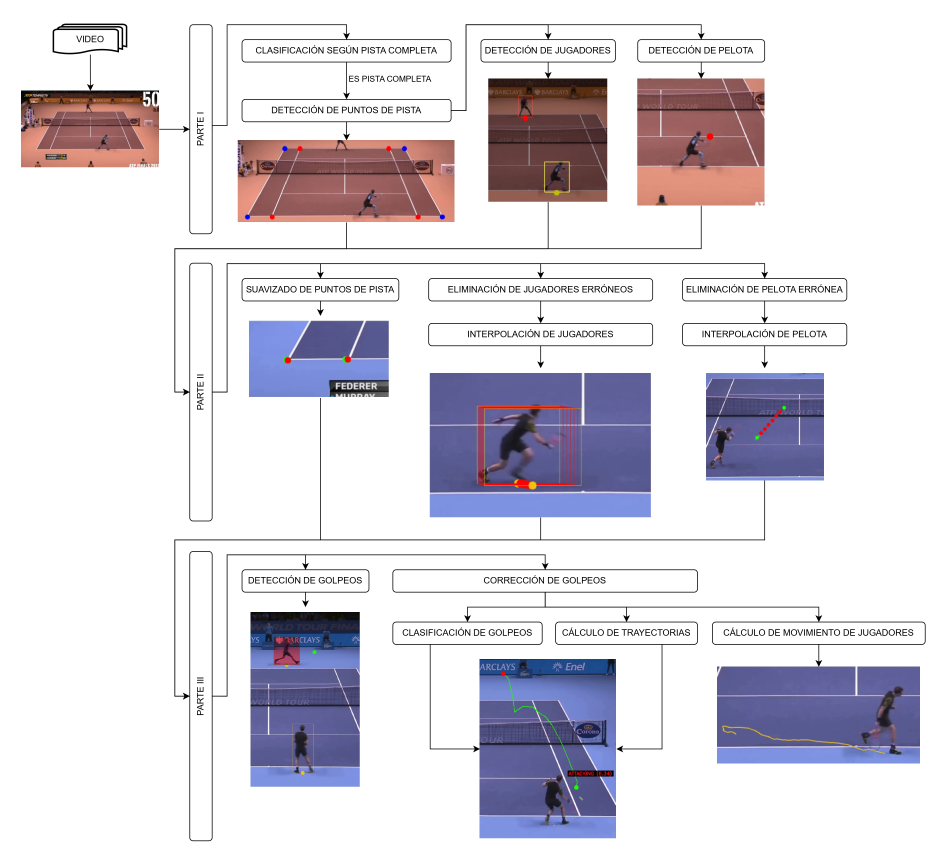
#> input picture TFG - Flujo.jpg, 3787 x 3446 px, given in place of 3.png, which was not available (shown at 1/4 size)
$ jupyter execute --allow-errors TFG.ipynb   (text cells are left out)
#> lines starting #> are read from the running program, lines starting #| are printed output that depends on the picture; after the words box and inside, x2 and y2 are one past the last pixel; in counts of white or black regions, pixels touching at a corner belong together; pictures that were not available may be replaced by others from this repository, and a replacement may not be noted
[cell 1]
import os
import sys
import cv2
import json
import math
import torch
import numpy as np
import argparse
import torchvision
import matplotlib.pyplot as plt
from typing import List, Tuple
from sklearn.cluster import KMeans
from sklearn.metrics import silhouette_score

[cell 2]
def get_slope(line):
    if line[0] == line[2]:
        return (line[1] - line[3]) / 1e-6
    else:
        return (line[1] - line[3]) / ((line[0] - line[2]))


def get_distance(p1, p2):
    return math.sqrt(pow(p1[0]-p2[0], 2) + pow(p1[1]-p2[1], 2))


def get_cut_point(line1, line2):
    x1, y1, x2, y2 = line1
    x3, y3, x4, y4 = line2

    m1 = get_slope(line1)
    m2 = get_slope(line2)
    if m1 == m2:
        return None

    x_interseccion = (m1 * x1 - y1 - m2 * x3 + y3) / (m1 - m2)
    y_interseccion = round(m1 * (x_interseccion - x1) + y1)
    x_interseccion = round(x_interseccion)

    if (x1 <= x_interseccion <= x2 or x2 <= x_interseccion <= x1) and \
       (x3 <= x_interseccion <= x4 or x4 <= x_interseccion <= x3) and \
       (y1 <= y_interseccion <= y2 or y2 <= y_interseccion <= y1) and \
       (y3 <= y_interseccion <= y4 or y4 <= y_interseccion <= y3):
        return (x_interseccion, y_interseccion)
    else:
        return None


def get_h_v_lines(lines: np.ndarray,
              min_vert_len: int = 70,
              min_horiz_len: int = 100,
              min_vert_slope: float = 1.5,
              max_horiz_slope: float = 0.01) -> Tuple[np.ndarray, np.ndarray]:
    horizontal_lines = []
    vertical_lines = []
    for line in lines:
        distance = np.sqrt((line[0] - line[2])**2 + (line[1] - line[3])**2)
        slope = get_slope(line)
        if distance > min_horiz_len and abs(slope) < max_horiz_slope:
            horizontal_lines.append(line)
        elif distance > min_vert_len and abs(slope) > min_vert_slope:
            vertical_lines.append(line)
    horizontal_lines = np.array(horizontal_lines)
    vertical_lines = np.array(vertical_lines)
    return horizontal_lines, vertical_lines


# [53 lines left out: functions are_overlaped, group_lines_by_overlap, not called in this run]


def unify_lines(lines):
    u_line = None
    for line in lines:
        if u_line is None:
            if line[1] > line[3]:
                u_line = line
            else:
                u_line = [line[2], line[3], line[0], line[1]]
        else:
            if line[1] > u_line[1]:
                u_line[0], u_line[1] = line[0], line[1]
            if line[3] > u_line[1]:
                u_line[0], u_line[1] = line[2], line[3]
            if line[1] < u_line[3]:
                u_line[2], u_line[3] = line[0], line[1]
            if line[3] < u_line[3]:
                u_line[2], u_line[3] = line[2], line[3]
    return u_line


def unify_lines_by_cuts(lines, grid_tam, n_cutting_lines=10, sensitivity=10):
    cutting_lines = []
    cutting_line_h = grid_tam[1] / (n_cutting_lines + 1)
    for i in range(1, n_cutting_lines + 1):
        cutting_lines.append([0, int(cutting_line_h * i), grid_tam[0], int(cutting_line_h * i)])

    to_unify_dict = {}
    for i in range(len(lines)):
        to_unify_dict[i] = lines[i]

    for cutting_line in cutting_lines:
        #print("Cutting line: " + str(cutting_line))
        for i in range(len(lines)):
            for j in range(i+1, len(lines)):
                line_i = to_unify_dict.get(i, None)
                line_j = to_unify_dict.get(j, None)
                if line_i is not None and line_j is not None:
                    #print("  Probando " + str(i) + "=" + str(line_i) + " | " + str(j) + "=" + str(line_j))
                    p1 = get_cut_point(line_i, cutting_line)
                    p2 = get_cut_point(line_j, cutting_line)
                    if p1 is not None and p2 is not None:
                        #print("    Distancia entre " + str(i) + " y " + str(j) + ": " + str(get_distance(p1, p2)))
                        if p1 is not None and p2 is not None and get_distance(p1, p2) < sensitivity:
                            #print("      Unificando " + str(i) + "=" + str(line_i) + " | " + str(j) + "=" + str(line_j) + " | " + str(get_distance(p1, p2)))
                            to_unify_dict[i] = unify_lines([line_i, line_j])
                            to_unify_dict[j] = None
                            #print("      Resultado: " + str(to_unify_dict[i]) + " | " + str(to_unify_dict[j]))

    unifyed_list = []
    for unifyed_line in to_unify_dict.values():
        if unifyed_line is not None:
            unifyed_list.append(list(unifyed_line))

    return unifyed_list


def reshape_square(square):
	return [square[0], square[3], square[2], square[1]]


def get_square_size(square):
    return abs((square[2] - square[0]) * (square[3] - square[1]))


def sort_boxes_by_size(boxes):
    return sorted(boxes, key=get_square_size, reverse=True)


def create_homography(points_src, points_dst):
	if isinstance(points_src, list):
		points_src = np.array(points_src, dtype=np.float32)
	if isinstance(points_dst, list):
		points_dst = np.array(points_dst, dtype=np.float32)
	h, _ = cv2.findHomography(points_src, points_dst)
	return h


def find_homography(homography, points, to_int=True):
	aux = np.array(points, dtype=np.float32).reshape(-1, 1, 2)
	np_type = np.int32 if to_int is True else np.float32
	return np.array(cv2.perspectiveTransform(aux, homography)[:, 0], dtype=np_type)


# [10 lines left out: functions get_foot_from_square, sort_boxes_by_y, not called in this run]

[cell 3]
def draw_lines(img, lines, color=[255, 0, 0], thickness=3):
    # If there are no lines to draw, exit.
    if lines is None:
        return
    # Make a copy of the original image.
    img = np.copy(img)
    # Create a blank image that matches the original in size.
    line_img = np.zeros(
        (
            img.shape[0],
            img.shape[1],
            3
        ),
        dtype=np.uint8,
    )
    # Loop over all lines and draw them on the blank image.
    for x1, y1, x2, y2 in lines:
        cv2.line(line_img, (x1, y1), (x2, y2), color, thickness)
    # Merge the image with the lines onto the original.
    img = cv2.addWeighted(img, 0.8, line_img, 1.0, 0.0)
    # Return the modified image.
    return img


# [9 lines left out: function draw_boxes, not called in this run]

[cell 4]
# [14 lines of commented-out code are left out]
img_path = "3.png"


img_original = cv2.imread(img_path)
#> img_original is the input picture: shape (3446, 3787, 3); mean B, G, R 223.7, 216.3, 219.7

import random
max_d = 20
red = [[411, 815], [221, 817]]
green = []
for p_red in red:
    for i in range(9):
        green.append([p_red[0] + random.randint(-max_d, max_d),
                      p_red[1] + random.randint(-max_d, max_d)])


plt.imshow(img_original)
# [4 lines of commented-out code are left out]

[cell 5]
img_gray = cv2.cvtColor(img_original, cv2.COLOR_BGR2GRAY)
img_gray = cv2.threshold(img_gray, 200, 255, cv2.THRESH_BINARY)[1]
#> img_gray: shape (3446, 3787); 76.4% white; 409 black regions (11 under 20 px), largest, box (x1, y1, x2, y2) and area: (637, 97, 3061, 937) 811438, (697, 1592, 3703, 3365) 777850, (1719, 1492, 2604, 1972) 419891

kernel = cv2.getStructuringElement(cv2.MORPH_CROSS, (3, 3))
img_gray = cv2.dilate(img_gray, kernel=kernel, iterations=2)
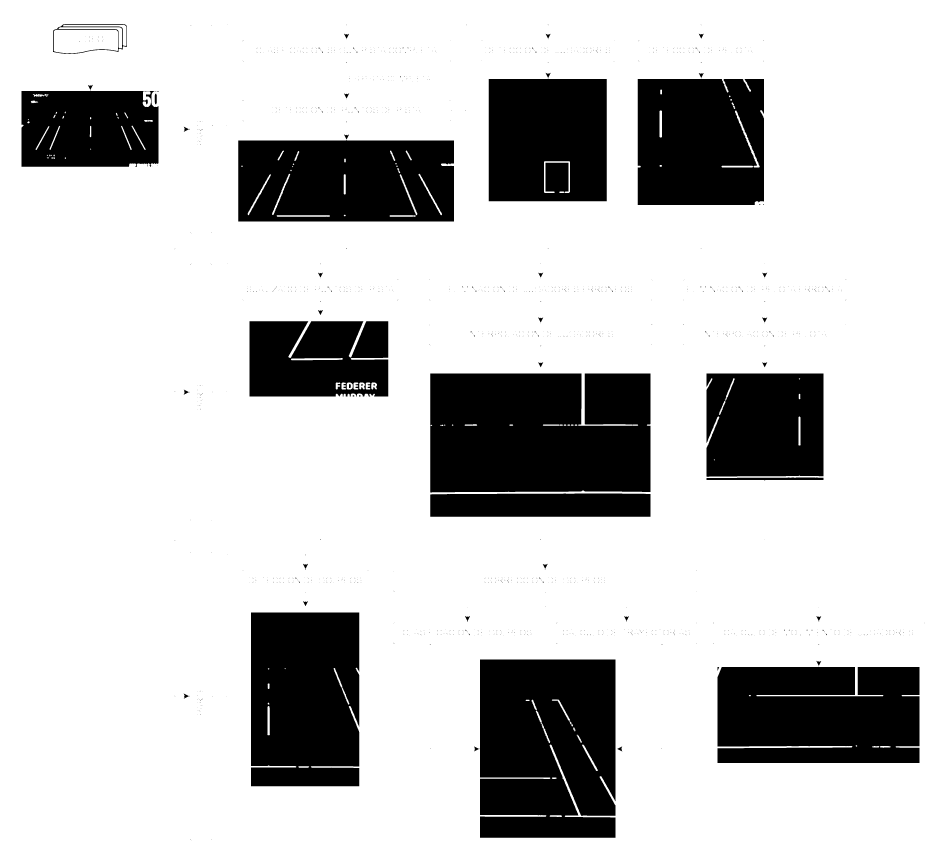
#> img_gray: shape (3446, 3787) (shown at 1/4 size); 79.1% white; 1767 black regions (1719 under 20 px), largest, box (x1, y1, x2, y2) and area: (1721, 1494, 2602, 1970) 411859, (1918, 2638, 2462, 3351) 374720, (2870, 2667, 3678, 3052) 301171


plt.imshow(img_gray)

[cell 6]
lines_hough = cv2.HoughLinesP(img_gray,
                              rho=1,
                              theta=np.pi / 180,
                              threshold=80,
                              minLineLength=img_original.shape[0] * 0.25,
                              maxLineGap=img_original.shape[0] * 0.03)
lines_hough = lines_hough.squeeze()

img_empty = np.full((img_original.shape[0], img_original.shape[1]), 0, dtype=np.uint8)

image_lines = draw_lines(img_original, lines_hough)
#> the loop in draw_lines, `for x1, y1, x2, y2 in lines:` made 4607 passes
#> (x1, y1, x2, y2) on passes 1 to 3: (0, 3235, 2550, 685), (0, 3232, 2550, 682), (8, 3445, 1720, 1733)
plt.imshow(image_lines)

[cell 7]
horizontal_lines, vertical_lines = get_h_v_lines(lines_hough)
#> the loop in get_h_v_lines, `for line in lines:` made 4607 passes
#> (line, distance, slope) on passes 1 to 3: ([0, 3235, 2550, 685], 3606.2, -1), ([0, 3232, 2550, 682], 3606.2, -1), ([8, 3445, 1720, 1733], 2421.1, -1)
#> after the loop in get_h_v_lines, `for line in lines:`: horizontal_lines = []; vertical_lines = 78 items, first 6: [2519, 3445, 3238, 1904], [0, 2957, 51, 0], [0, 2862, 49, 0], [0, 2774, 48, 0], [0, 2985, 261, 0], [0, 2662, 46, 0]
#> in get_h_v_lines, `horizontal_lines = np.array(horizontal_lines)`: horizontal_lines = empty array
#> in get_h_v_lines, `vertical_lines = np.array(vertical_lines)`: vertical_lines = 78 rows, first 6: [2519, 3445, 3238, 1904], [0, 2957, 51, 0], [0, 2862, 49, 0], [0, 2774, 48, 0], [0, 2985, 261, 0], [0, 2662, 46, 0]
#> horizontal_lines = empty array
image_lines = draw_lines(img_original, horizontal_lines)
#> call 2 of draw_lines, with lines = array of shape (0,), thickness = 3
#> in draw_lines (call 2), `img = cv2.addWeighted(img, 0.8, line_img, 1.0, 0.0)`:
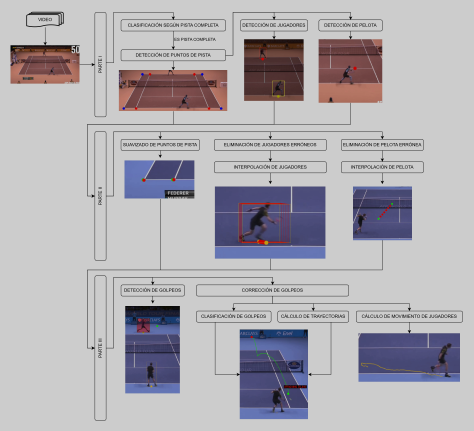
#> img: shape (3446, 3787, 3) (shown at 1/8 size); mean B, G, R 178.9, 173.1, 175.8
image_lines = draw_lines(image_lines, vertical_lines, color=[255, 255, 0])
#> call 3 of draw_lines, with lines = array of shape (78, 4), thickness = 3
#> the loop in draw_lines (call 3), `for x1, y1, x2, y2 in lines:` made 78 passes
#> in draw_lines (call 3), `img = cv2.addWeighted(img, 0.8, line_img, 1.0, 0.0)`:
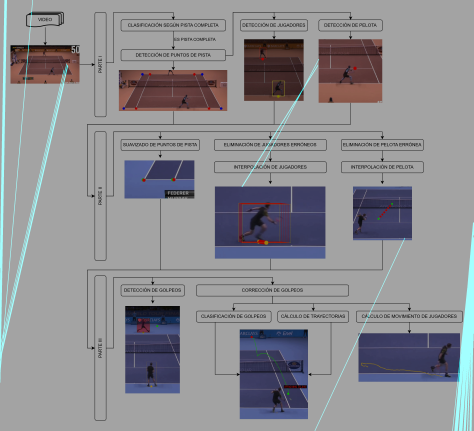
#> img: shape (3446, 3787, 3) (shown at 1/8 size); mean B, G, R 144.8, 140.1, 140.5


plt.imshow(image_lines)

[cell 8]
groups_by_cuts = unify_lines_by_cuts(vertical_lines, [img_original.shape[1], img_original.shape[0]])
#> the loop in unify_lines_by_cuts, `for i in range(len(lines)):` made 78 passes
#> after the loop in unify_lines_by_cuts, `for i in range(len(lines)):`: to_unify_dict = 78 items
#> the loop in unify_lines_by_cuts, `for unifyed_line in to_unify_dict.values():` made 78 passes
#> unifyed_line on passes 1 to 8: [2519, 3445, 3238, 1904], [0, 3059, 51, 0], None, None, [0, 2985, 261, 0], None, None, None
#> after the loop in unify_lines_by_cuts, `for unifyed_line in to_unify_dict.values():`: unifyed_list = 12 items, first 6: [2519, 3445, 3238, 1904], [0, 3059, 51, 0], [0, 2985, 261, 0], [1, 2818, 533, 510], [0, 2777, 511, 560], [3681, 3445, 3785, 1900]
#> groups_by_cuts has the same summary as unifyed_list in unify_lines_by_cuts

court_lines = []
for line in groups_by_cuts:
    court_lines.append(line)
#> this loop made 12 passes
#> after the loop, court_lines has the same summary as unifyed_list in unify_lines_by_cuts


image_lines = draw_lines(img_original, court_lines)
#> call 4 of draw_lines, with thickness = 3
#> the loop in draw_lines (call 4), `for x1, y1, x2, y2 in lines:` made 12 passes
#> after the loop in draw_lines (call 4), `for x1, y1, x2, y2 in lines:`:
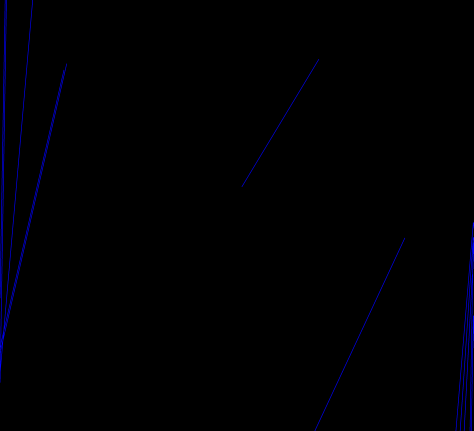
#> line_img: shape (3446, 3787, 3) (shown at 1/8 size); mean of channels 0, 1, 2 2.2, 0, 0; drawn as B, G, R
plt.imshow(image_lines)

[cell 9]
sorted_court_lines = sorted(court_lines, key=lambda line: line[0])
#> sorted_court_lines = 12 items, first 6: [0, 3059, 51, 0], [0, 2985, 261, 0], [0, 2777, 511, 560], [0, 2383, 41, 0], [1, 2818, 533, 510], [1935, 1493, 2550, 474]
court_points_singles = [sorted_court_lines[1][:2], sorted_court_lines[-2][:2],
                        sorted_court_lines[-2][2:], sorted_court_lines[1][2:]]
#> court_points_singles = [[0, 2985], [3760, 3445], [3785, 1941], [261, 0]]
court_points_doubles = [sorted_court_lines[0][:2], sorted_court_lines[-1][:2],
                        sorted_court_lines[-1][2:], sorted_court_lines[0][2:]]
#> court_points_doubles = [[0, 3059], [3770, 3445], [3786, 2526], [51, 0]]

print(court_points_singles)
#| [[0, 2985], [3760, 3445], [3785, 1941], [261, 0]]
print(court_points_doubles)
#| [[0, 3059], [3770, 3445], [3786, 2526], [51, 0]]

plt.imshow(img_original)
for p in court_points_singles:
    plt.scatter(p[0], p[1], c='r')
#> this loop made 4 passes
for p in court_points_doubles:
    plt.scatter(p[0], p[1], c='b')
#> this loop made 4 passes
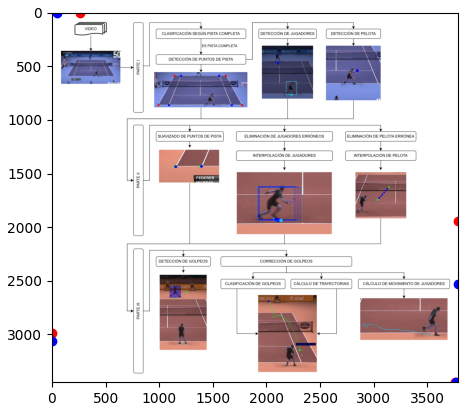
#> figure drawn by matplotlib, 1 panel; B, G, R data is drawn as R, G, B

[cell 10]
topview_points_singles = np.array([[5.37, 30.97], [13.6, 30.97], [13.6, 8], [5.37, 8]], dtype=np.float32)
topview_points_doubles = np.array([[4, 30.97], [14.97, 30.97], [14.97, 8], [4, 8]], dtype=np.float32)

h_to_topview = create_homography(court_points_singles, topview_points_singles)
#> in create_homography, `points_src = np.array(points_src, dtype=np.float32)`: points_src = [[0, 2985], [3760, 3445], [3785, 1941], [261, 0]]
#> in create_homography, `h, _ = cv2.findHomography(points_src, points_dst)`: h = [[0.000317, 0.000131, 5.09], [-0.00525, 0.00755, 9.08], [-0.000141, 6.89e-06, 1]]
#> h_to_topview has the same summary as h in create_homography
h_to_court = create_homography(topview_points_singles, court_points_singles)
#> h_to_court = [[2429.9, -31.06, -12086.9], [1290.6, 335.3, -9612.7], [0.333, -0.00668, 1]]

[cell 11]
mask_topview_points = np.array([[4, 19.885], [14.97, 19.885], # middle points
                                [18.97, 0], [0, 0],
                                [0, 36]], dtype=np.float32).reshape(-1, 1, 2) # top points
mask_courtview_points = np.array(cv2.perspectiveTransform(mask_topview_points, h_to_court)[:, 0], dtype=np.int32)
#> mask_courtview_points = [[-1357, 1008], [4047, 2799], [4650, 2033], [-12086, -9612], [-17383, 3235]]
"""
mask_top_points = np.array([[0, mask_courtview_points[0][1]],
                            mask_courtview_points[0], [mask_courtview_points[3][0], mask_courtview_points[3][1]/2],
                            [mask_courtview_points[2][0], mask_courtview_points[2][1]/2], mask_courtview_points[1],
                            [img_original.shape[1], mask_courtview_points[1][1]], [img_original.shape[1], 0], [0, 0]], dtype=np.int32)
"""
mask_top_points = np.array([[0, mask_courtview_points[4][1]],
                            mask_courtview_points[0], [mask_courtview_points[3][0], mask_courtview_points[3][1]/2],
                            [mask_courtview_points[2][0], mask_courtview_points[2][1]/2], mask_courtview_points[1],
                            [img_original.shape[1], mask_courtview_points[4][1]], [img_original.shape[1], 0], [0, 0]], dtype=np.int32)
#> mask_top_points = [[0, 3235], [-1357, 1008], [-12086, -4806], [4650, 1016], [4047, 2799], [3787, 3235], [3787, 0], [0, 0]]

mask_bottom_points = np.array([[0, img_original.shape[0]], [img_original.shape[1], img_original.shape[0]],
                               [img_original.shape[1], mask_courtview_points[4][1]], [0, mask_courtview_points[4][1]]], dtype=np.int32)
#> mask_bottom_points = [[0, 3446], [3787, 3446], [3787, 3235], [0, 3235]]

img_masked = np.copy(img_original)
cv2.fillPoly(img_masked , [mask_top_points] , (255,255,255))
cv2.fillPoly(img_masked , [mask_bottom_points] , (255,255,255))
plt.imshow(img_masked)

[cell 12]
model_url = "FasterRCNN_ResNet50_FPN_Weights.DEFAULT"
#> (the rest of this cell did not finish here and is left out)

[cell 13]
processed = img_masked.transpose((2, 0, 1)) / 255
#processed = img_original.transpose((2, 0, 1)) / 255
#> (the rest of this cell did not finish here and is left out)

#> (a cell that did not finish here is left out)

[cell 15]
processed = cv2.cvtColor(img_masked, cv2.COLOR_BGR2RGB)

#> (the rest of this cell did not finish here and is left out)

[cell 16]
middle =  find_homography(h_to_court, [[9.485, 19.885]])[0]
#> middle = [2570, 2310]
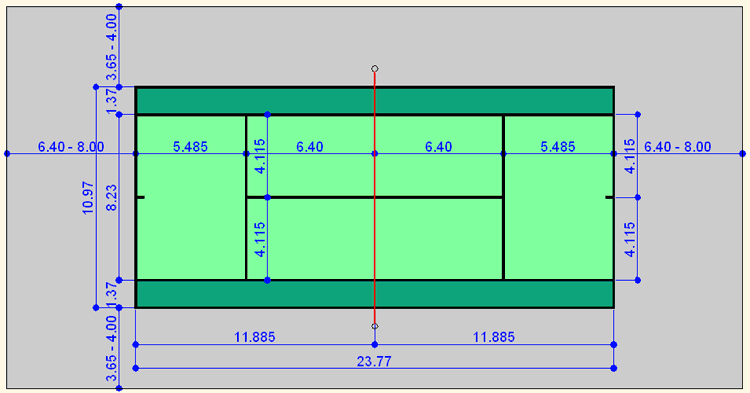
#> input picture Pista de tenis.png, 750 x 393 px, given in place of 114.png, which was not available

#> (the rest of this cell did not finish here and is left out)

#> (a cell that did not finish here is left out)

[cell 18]
plt.imshow(img_original)

#> (the rest of this cell did not finish here and is left out)

[cell 19]
# [24 lines left out: functions get_circle_points, get_elipse_points, not called in this run]


#> (the rest of this cell did not finish here and is left out)

[cell 20]
# [7 lines left out: function get_area_lines, not called in this run]


def draw_circunference(img_original, pts, color):
    img_painted = np.copy(img_original)
    return draw_lines(img_painted, get_area_lines(pts))


#> (the rest of this cell did not finish here and is left out)

[cell 21]
# [16 lines left out: function draw_area, not called in this run]

#> (the rest of this cell did not finish here and is left out)

[cell 22]
# [54 lines left out: functions is_point_inside, cut_area_with_court, not called in this run]


#> (the rest of this cell did not finish here and is left out)

#> (a cell that did not finish here is left out)

[cell 24]
import torch.nn as nn

class ConvBlock(nn.Module):
    # [13 lines left out: function __init__, not called in this run]

    def forward(self, x):
        return self.block(x)


class BallTrackerNet(nn.Module):
    """
    Deep network for ball detection
    """
    # [107 lines left out: functions __init__, forward, _init_weights, inference, get_center_ball, not called in this run]

[cell 25]
def combine_three_frames(frame1, frame2, frame3, width, height):
    """
    Combine three frames into one input tensor for detecting the ball
    """
#> called with width = 640, height = 360

    # Resize and type converting for each frame
    img = cv2.resize(frame1, (width, height))
#> img: shape (360, 640, 3)
    # input must be float type
    img = img.astype(np.float32)

    # resize it
    img1 = cv2.resize(frame2, (width, height))
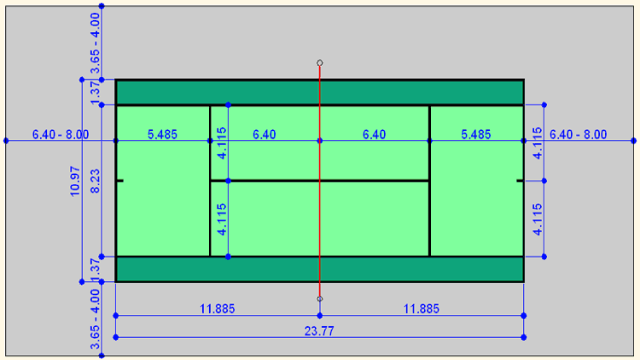
#> img1: shape (360, 640, 3); mean B, G, R 180.9, 204.9, 161.4
#> frame2 is the input picture: shape (393, 750, 3); mean B, G, R 181, 205, 161.5
    # input must be float type
    img1 = img1.astype(np.float32)

    # resize it
    img2 = cv2.resize(frame3, (width, height))
    # input must be float type
    img2 = img2.astype(np.float32)

    # combine three imgs to  (width , height, rgb*3)
    imgs = np.concatenate((img, img1, img2), axis=2)

    # since the odering of TrackNet  is 'channels_first', so we need to change the axis
    imgs = np.rollaxis(imgs, 2, 0)

    return (torch.from_numpy(np.array(imgs)) / 255).to(torch.device("cpu"))


# [17 lines left out: function combine_frames, not called in this run]


last_frames = []
for last_img in reversed(["113.png", "114.png"]):
    last_frames.append(cv2.imread(last_img))
#> (the rest of this cell did not finish here and is left out)
